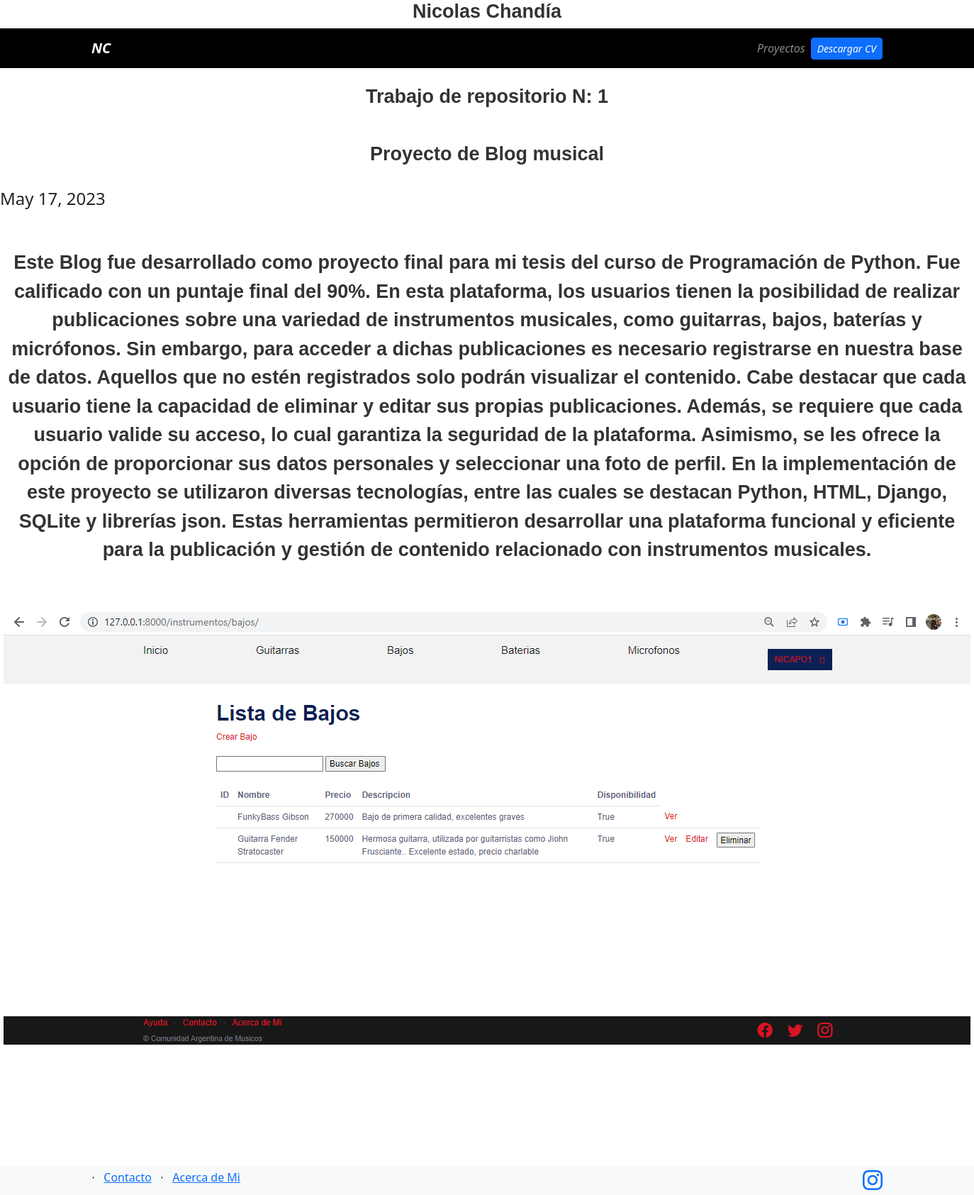
The page /blog/1 on the database its author committed.
### blog/models.py (models this page shows)
class Post(models.Model):
    titulo = models.CharField(max_length=100)
    descripcion = models.TextField()
    imagenes = models.ImageField(upload_to='blog/images')
    date = models.DateField(datetime.date.today)

### blog/views.py (the view)
# urls.py: path('<int:post_id>',post_detail,name='post_detail'),
def post_detail(request,post_id):
    post = get_object_or_404(Post,pk=post_id)
    return render(request,'post_detail.html',{"post":post})

### blog/templates/post_detail.html (shortened to what this page needs)
{% extends 'layout.html' %}
{%block content%}
<br>
<h1>Trabajo de repositorio N: {{post.id}} <h1>
<br>
<h1>{{post.titulo}}</h1>
<br>
<h4>{{post.date}}</h4>
<br>
<br>
<p>{{post.descripcion}}</p>
<br>
<br>
<center><img src="{{post.imagenes.url}}" alt="{{post.titulo}}" max-width:100%;width:auto;height:auto></center>
<br>
<br>
{%endblock%}

### static/portfolio/main.css (style rules this page uses)
body { background: #090909; }

### portfolio/templates/layout.html (style rules this page uses)
h1 { font-family: BankGothic Lt BT, sans-serif; font-size: 27px; font-weight: bold; color: #333333; text-align: center; }
p { font-family: Georgia, sans-serif; font-size: 27px; font-weight: bold; color: #333333; text-align: center; }

### blog/templates/post_detail.html (style rules this page uses)
h1 { font-family: BankGothic Lt BT, sans-serif; font-size: 27px; font-weight: bold; color: #333333; text-align: center; }
p { font-family: Georgia, sans-serif; font-size: 27px; font-weight: bold; color: #333333; text-align: center; }

### rows shown on the page
Post: id "1", titulo "Proyecto de Blog musical", date "May 17, 2023", descripcion "Este Blog fue desarrollado como proyecto final para mi tesis del curso de Programación de Python. Fue calificado con un puntaje final del 90%. En esta plataforma, los usuarios tienen la posibilidad de realizar publicaciones sobre una variedad de instrumentos musicales, como guitarras, bajos, baterías y micrófonos. Sin embargo, para acceder a dichas publicaciones es necesario registrarse en nuestra base de datos. Aquellos que no estén registrados solo podrán visualizar el contenido. Cabe destacar que cada usuario tiene la capacidad de eliminar y editar sus propias publicaciones. Además, se requiere que cada usuario valide su acceso, lo cual garantiza la seguridad de la plataforma. Asimismo,…", imagenes (picture)
